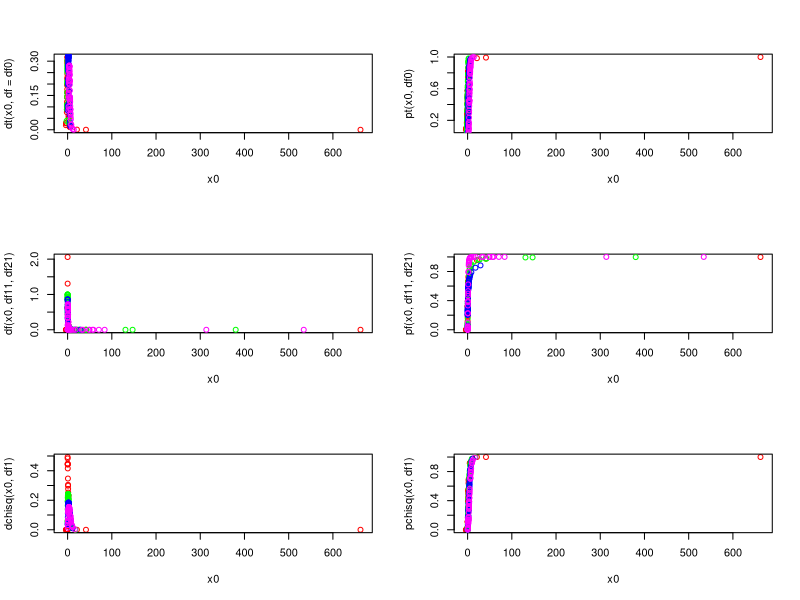

Reproduce this figure in R.
par(mfrow=c(3,2))
N <- 50

#Student distribution
df0 <- 1
df1 <- 10
df2 <- 5
df3 <- 8
ncp2 <-2 
ncp3 <- 4
  
x0 <- rt(N, df0)
x1 <- rt(N, df1)
x2 <- rt(N, df2, ncp2)
x3 <- rt(N, df3, ncp3)

plot(x0, dt(x0, df=df0), col="red")
points(x1, dt(x1, df=df1), col="green")
points(x2, dt(x2, df=df2,ncp2), col="blue")
points(x3, dt(x3, df=df3,ncp3), col="magenta")


plot(x0, pt(x0, df0), col="red")
points(x1, pt(x1, df1), col="green")
points(x2, pt(x2, df2,ncp2), col="blue")
points(x3, pt(x3, df3,ncp3), col="magenta")

#proprietati:
# - repartitia t este simetrica in jurul originii
# - cand n creste, tinde la o repartitie normala standard
# - utilizare in testarea ipotezelor statistice:
# --- poate fi folosita pentru a stabili intervale de incredere 
#      pentru media unei populatii


# exemplu:
#O selectie de volum n=20 a condus la rezultatele:
#34.8, 34.8, 34.9, 34.9, 34.9, 35, 35, 35, 35,35.1, 35.1, 35.1, 35.1, 35.1, 35.1, 35.3, 35.3, 35.3, 35.3, 35.3
#Sa se verifice la pragul de semnificatie alfa=0.05 ipoteza H0:m=m0=35 
# cu alternativa H1: m diferit de 35
x <- c(34.8, 34.8, 34.9, 34.9, 34.9, 35, 35, 35, 35,35.1, 35.1, 35.1, 35.1, 35.1, 35.1, 35.3, 35.3, 35.3, 35.3, 35.3)
alfa <- 0.05
n <- length(x)
media <- mean(x)
dispersia <- var(x)
t <- qt(1-alfa/2, n-1)
a <- media - (t * sqrt(dispersia))/(sqrt(n))
b <- media + (t * sqrt(dispersia))/(sqrt(n))

if(35 > a && 35 < b) {
  print("Ipoteza H0 este acceptata")
} else {
  print("Ipoteza H0 este respinsa")
}


#------------------------
#Fischer distribution

df11 <- 1
df12 <- 1
df21 <- 2 
df22 <- 2
df31 <- 3
df32 <- 1
df41 <- 10
df42 <- 8

x1 <- rf(N, df11, df12)
x2 <- rf(N, df21, df22)
x3 <- rf(N, df31, df32)
x4 <- rf(N, df41, df42)

plot(x0, df(x0, df11, df21), col="red")
points(x1, df(x1, df21, df22), col="green")
points(x2, df(x2, df32, df32), col="blue")
points(x3, df(x3, df41, df42), col="magenta")

plot(x0, pf(x0, df11, df21), col="red")
points(x1, pf(x1, df21, df22), col="green")
points(x2, pf(x2, df32, df32), col="blue")
points(x3, pf(x3, df41, df42), col="magenta")

#chi-square distribution

df1 <- 2
df2 <- 3
df3 <- 4 
df4 <- 5


x1 <- rchisq(N, df1)
x2 <- rchisq(N, df2)
x3 <- rchisq(N, df3)
x4 <- rchisq(N, df4)



plot(x0, dchisq(x0, df1), col="red")
points(x1, dchisq(x1, df2), col="green")
points(x2, dchisq(x2, df3), col="blue")
points(x3, dchisq(x3, df4), col="magenta")


plot(x0, pchisq(x0, df1), col="red")
points(x1, pchisq(x1, df2), col="green")
points(x2, pchisq(x2, df3), col="blue")
points(x3, pchisq(x3, df4), col="magenta")

#proprietati:
# --- poate fi folosita pentru a stabili intervale de incredere 
#      pentru dispersia unei populatii repartizate normal


#exemplu:


